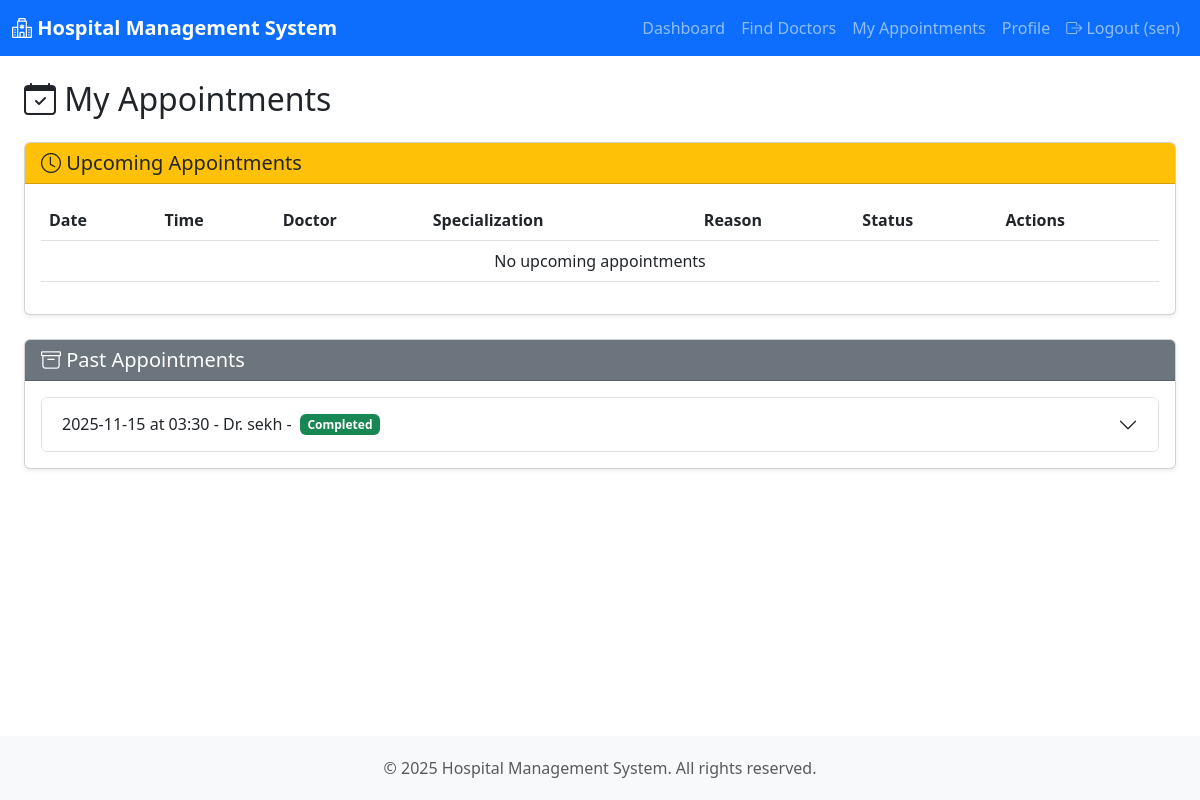
/patient/appointments (signed in), run on the app's committed database.
### models.py (models this page shows, shortened)
class User(db.Model):
    __tablename__ = 'users'
    id = db.Column(db.Integer, primary_key=True)
    name = db.Column(db.String(100), nullable=False)
    email = db.Column(db.String(120), unique=True, nullable=False)
    password_hash = db.Column(db.String(255), nullable=False)
    role = db.Column(db.String(20), nullable=False)
    phone = db.Column(db.String(15))
    address = db.Column(db.Text)
    date_of_birth = db.Column(db.Date)
    gender = db.Column(db.String(10))
    created_at = db.Column(db.DateTime, default=datetime.utcnow)
    is_active = db.Column(db.Boolean, default=True)
    department_id = db.Column(db.Integer, db.ForeignKey('departments.id'))
    department = db.relationship('Department', backref='doctors')

class Appointment(db.Model):
    __tablename__ = 'appointments'
    id = db.Column(db.Integer, primary_key=True)
    patient_id = db.Column(db.Integer, db.ForeignKey('users.id'), nullable=False)
    doctor_id = db.Column(db.Integer, db.ForeignKey('users.id'), nullable=False)
    date = db.Column(db.Date, nullable=False)
    time = db.Column(db.Time, nullable=False)
    status = db.Column(db.String(20), default='Pending')
    reason = db.Column(db.Text)
    created_at = db.Column(db.DateTime, default=datetime.utcnow)
    patient = db.relationship('User', foreign_keys=[patient_id], backref='patient_appointments')
    doctor = db.relationship('User', foreign_keys=[doctor_id], backref='doctor_appointments')
    treatment = db.relationship('Treatment', backref='appointment', uselist=False, cascade='all, delete-orphan')

### app.py (the view)
@app.route('/patient/appointments')
@role_required('Patient')
def patient_appointments():
    patient = User.query.get(session['user_id'])
    upcoming = Appointment.query.filter(
        Appointment.patient_id == patient.id,
        Appointment.date >= date.today(),
        Appointment.status.in_(['Booked', 'Pending'])  # Show both approved and pending appointments
    ).order_by(Appointment.date, Appointment.time).all()
    past = Appointment.query.filter(
        Appointment.patient_id == patient.id,
        db.or_(
            Appointment.status == 'Completed',
            Appointment.status == 'Cancelled'
        )
    ).order_by(Appointment.date.desc(), Appointment.time.desc()).all()
    return render_template('patient/appointments.html', upcoming=upcoming, past=past)

### app.py (called while the page is built)
def role_required(role):
    def decorator(f):
        @wraps(f)
        def decorated_function(*args, **kwargs):
            if 'user_id' not in session:
                flash('Please log in to access this page.', 'warning')
                return redirect(url_for('login'))
            user = User.query.get(session['user_id'])
            if not user or user.role != role:
                flash('You do not have permission to access this page.', 'danger')
                return redirect(url_for('index'))
            return f(*args, **kwargs)
        return decorated_function
    return decorator

### templates/patient/appointments.html (shortened to what this page needs)
{% extends "base.html" %}
{% block content %}
<div class="container-fluid">
    <h2 class="mb-4"><i class="bi bi-calendar-check"></i> My Appointments</h2>
    <div class="card mb-4">
        <div class="card-header bg-warning text-dark">
            <h5 class="mb-0"><i class="bi bi-clock"></i> Upcoming Appointments</h5>
        </div>
        <div class="card-body">
            <div class="table-responsive">
                <table class="table table-hover">
                    <thead>
                        <tr>
                            <th>Date</th>
                            <th>Time</th>
                            <th>Doctor</th>
                            <th>Specialization</th>
                            <th>Reason</th>
                            <th>Status</th>
                            <th>Actions</th>
                        </tr>
                    </thead>
                    <tbody>
                        {% for appointment in upcoming %}
                        <tr>
                            <td>{{ appointment.date.strftime('%Y-%m-%d') }}</td>
                            <td>{{ appointment.time.strftime('%H:%M') }}</td>
                            <td>{{ appointment.doctor.name }}</td>
                            <td>{{ appointment.doctor.department.name if appointment.doctor.department else 'General' }}</td>
                            <td>{{ appointment.reason or 'N/A' }}</td>
                            <td><span class="badge bg-warning">{{ appointment.status }}</span></td>
                            <td>
                                <form method="POST" action="{{ url_for('patient_cancel_appointment', appointment_id=appointment.id) }}" style="display:inline;" onsubmit="return confirm('Are you sure you want to cancel this appointment?')">
                                    <input type="hidden" name="csrf_token" value="{{ csrf_token() }}"/>
                                    <button type="submit" class="btn btn-sm btn-danger">
                                        <i class="bi bi-x-circle"></i> Cancel
                                    </button>
                                </form>
                            </td>
                        </tr>
                        {% else %}
                        <tr>
                            <td colspan="7" class="text-center">No upcoming appointments</td>
                        </tr>
                        {% endfor %}
                    </tbody>
                </table>
            </div>
        </div>
    </div>
    <div class="card">
        <div class="card-header bg-secondary text-white">
            <h5 class="mb-0"><i class="bi bi-archive"></i> Past Appointments</h5>
        </div>
        <div class="card-body">
            <div class="accordion" id="pastAppointments">
                {% for appointment in past %}
                <div class="accordion-item">
                    <h2 class="accordion-header">
                        <button class="accordion-button collapsed" type="button" data-bs-toggle="collapse" data-bs-target="#appointment{{ appointment.id }}">
                            {{ appointment.date.strftime('%Y-%m-%d') }} at {{ appointment.time.strftime('%H:%M') }} -
                            Dr. {{ appointment.doctor.name }} -
                            <span class="badge {% if appointment.status == 'Completed' %}bg-success{% else %}bg-secondary{% endif %} ms-2">
                                {{ appointment.status }}
                            </span>
                        </button>
                    </h2>
                </div>
                {% else %}
                <p class="text-center">No past appointments</p>
                {% endfor %}
            </div>
        </div>
    </div>
</div>
{% endblock %}

### templates/base.html (shortened to what this page needs)
<!DOCTYPE html>
<html lang="en">
<head>
    <link href="https://cdn.jsdelivr.net/npm/bootstrap@5.3.0/dist/css/bootstrap.min.css" rel="stylesheet">
    <link rel="stylesheet" href="https://cdn.jsdelivr.net/npm/bootstrap-icons@1.11.0/font/bootstrap-icons.css">
</head>
<body>
    <nav class="navbar navbar-expand-lg navbar-dark bg-primary">
        <div class="container-fluid">
            <a class="navbar-brand" href="{{ url_for('index') }}">
                <i class="bi bi-hospital"></i> Hospital Management System
            </a>
            <div class="collapse navbar-collapse" id="navbarNav">
                <ul class="navbar-nav ms-auto">
                    {% if session.user_id %}
                        {% if session.user_role == 'Admin' %}
                            <li class="nav-item">
                                <a class="nav-link" href="{{ url_for('admin_dashboard') }}">Dashboard</a>
                            </li>
                            <li class="nav-item">
                                <a class="nav-link" href="{{ url_for('admin_doctors') }}">Doctors</a>
                            </li>
                            <li class="nav-item">
                                <a class="nav-link" href="{{ url_for('admin_patients') }}">Patients</a>
                            </li>
                            <li class="nav-item">
                                <a class="nav-link" href="{{ url_for('admin_appointments') }}">Appointments</a>
                            </li>
                        {% elif session.user_role == 'Patient' %}
                            <li class="nav-item">
                                <a class="nav-link" href="{{ url_for('patient_dashboard') }}">Dashboard</a>
                            </li>
                            <li class="nav-item">
                                <a class="nav-link" href="{{ url_for('patient_doctors') }}">Find Doctors</a>
                            </li>
                            <li class="nav-item">
                                <a class="nav-link" href="{{ url_for('patient_appointments') }}">My Appointments</a>
                            </li>
                            <li class="nav-item">
                                <a class="nav-link" href="{{ url_for('patient_profile') }}">Profile</a>
                            </li>
                        {% endif %}
                        <li class="nav-item">
                            <a class="nav-link" href="{{ url_for('logout') }}">
                                <i class="bi bi-box-arrow-right"></i> Logout ({{ session.user_name }})
                            </a>
                        </li>
                    {% endif %}
                </ul>
            </div>
        </div>
    </nav>
    <div class="main-content">
        <div class="container-fluid mt-4">
            {% block content %}{% endblock %}
        </div>
    </div>
    <footer class="text-center text-muted">
        <div class="container">
            <p class="mb-0">&copy; 2025 Hospital Management System. All rights reserved.</p>
        </div>
    </footer>
</body>
</html>

### templates/base.html (style rules this page uses)
body { min-height: 100vh; display: flex; flex-direction: column; }
.navbar-brand { font-weight: bold; }
.main-content { flex: 1; }
footer { background-color: #f8f9fa; padding: 20px 0; margin-top: auto; }
.card { box-shadow: 0 0.125rem 0.25rem rgba(0,0,0,0.075); margin-bottom: 1.5rem; }

### data on the page
User: user_name "sen"
Appointment: date "2025-11-15", time "03:30", doctor.name "sekh", status "Completed"
